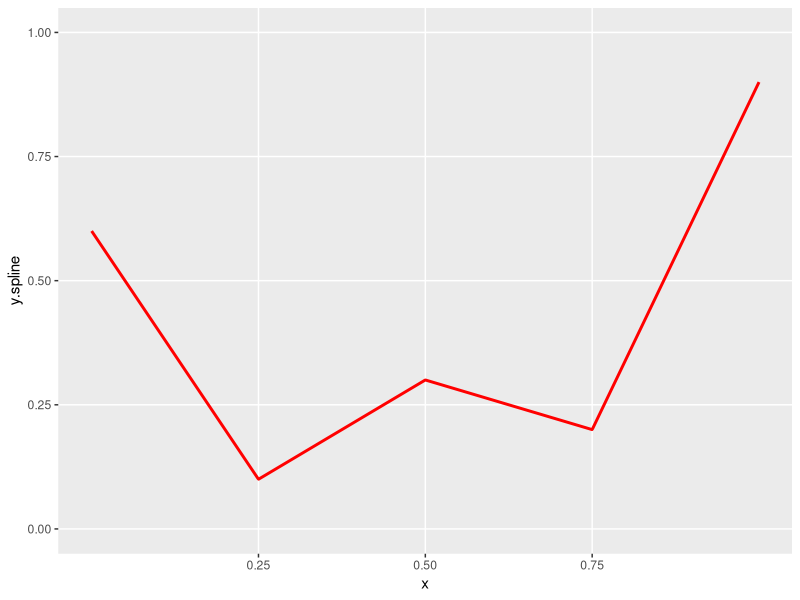
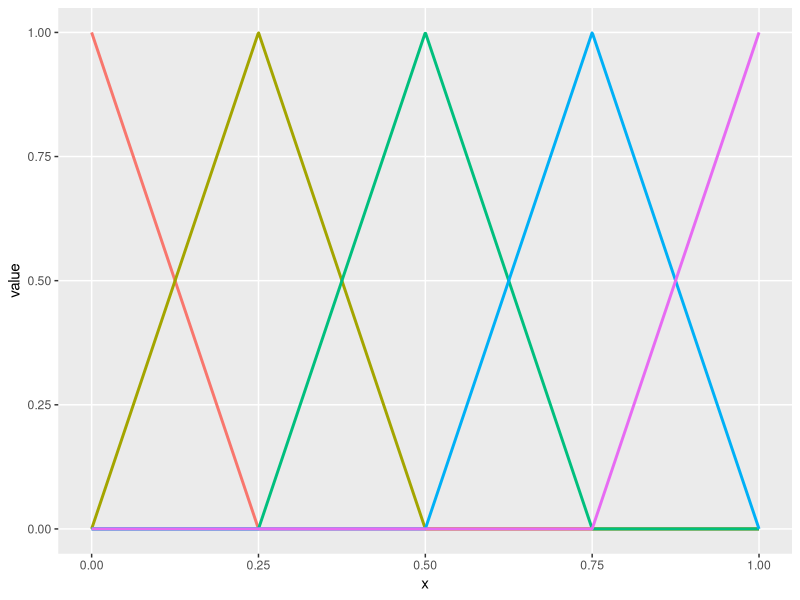
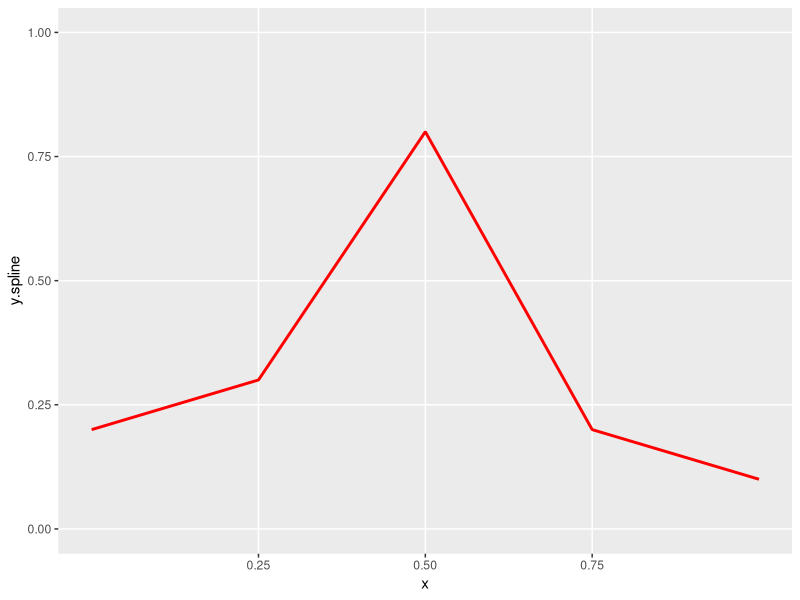
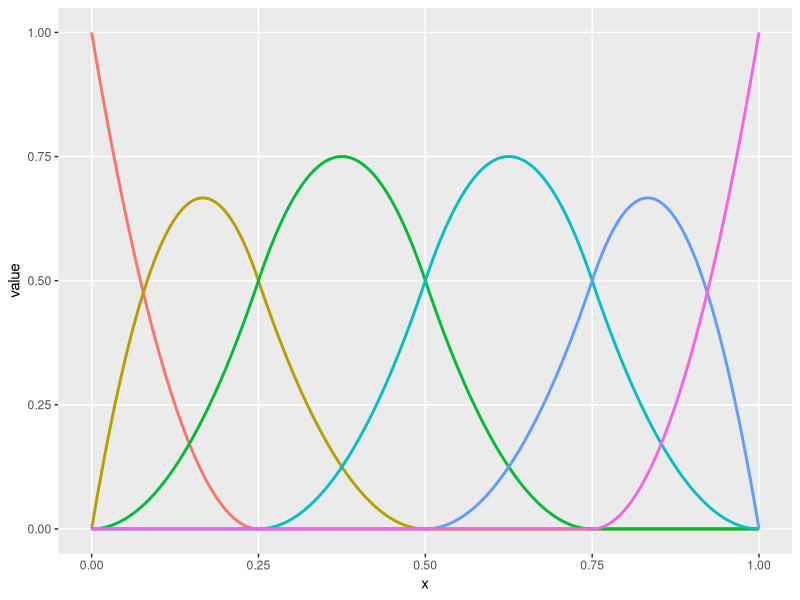
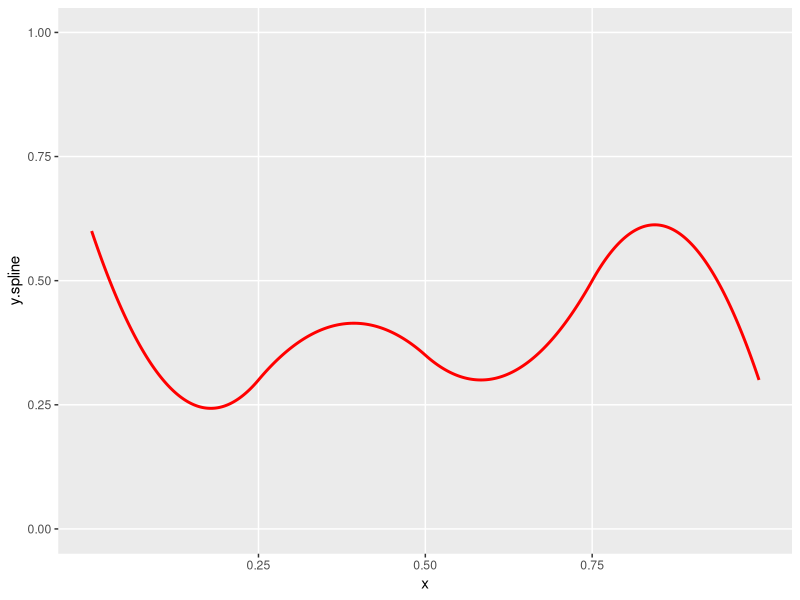
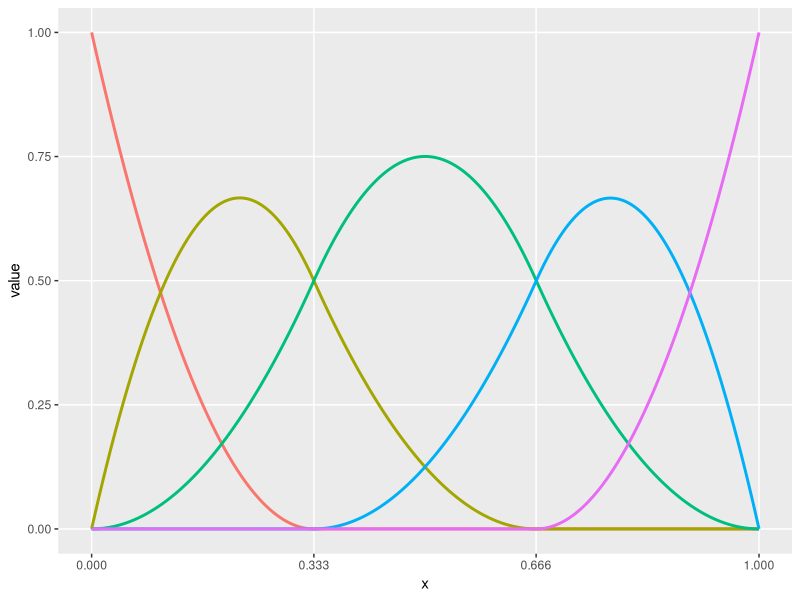
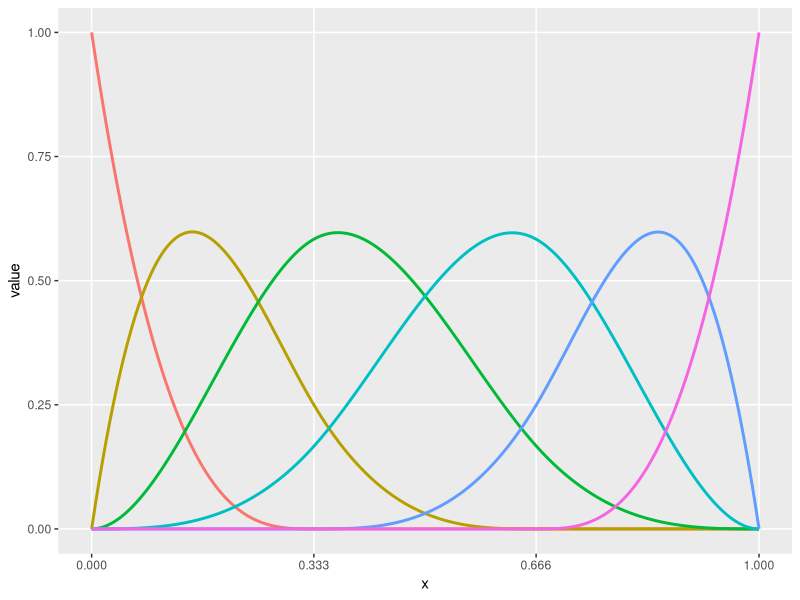
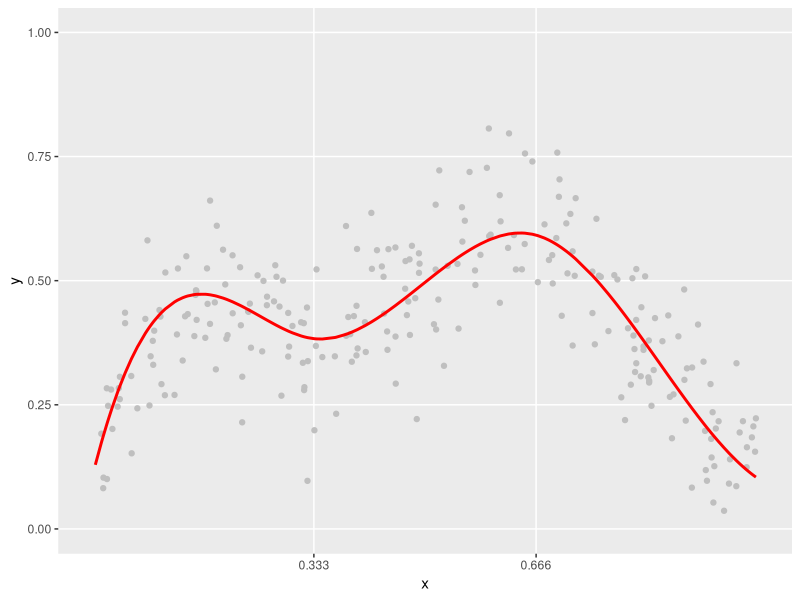

Recreate these plots in R, in order.
library(splines)
library(data.table)
library(ggplot2)
library(broom)

genSpline <- function(x, knots, degree, theta, intercept=TRUE) {
  
  basis <- bs(x = x, knots = knots, degree = degree,
              Boundary.knots = c(0,1), intercept = intercept)
  
  y.spline <- basis %*% theta
  
  dt <- data.table(x, y.spline = as.vector(y.spline))
  
  return(list(dt = dt, basis = basis, knots = knots))
  
}
plot.basis <- function(basisdata) {
  
  dtbasis <- as.data.table(basisdata$basis)
  dtbasis[, x := seq(0, 1, length.out = .N)]
  dtmelt <- melt(data = dtbasis, id = "x", 
                 variable.name = "basis", variable.factor = TRUE)
  
  ggplot(data=dtmelt, aes(x=x, y=value, group = basis)) +
    geom_line(aes(color=basis), size = 1) +
    theme(legend.position = "none") +
    scale_x_continuous(limits = c(0, 1), 
                       breaks = c(0, basisdata$knots, 1)) +
    theme(panel.grid.minor = element_blank())
}

plot.spline <- function(basisdata, points = FALSE) {
  
  p <- ggplot(data = basisdata$dt)
  
  if (points) p <- p + geom_point(aes(x=x, y = y), color = "grey75")  
  
  p <- p + 
    geom_line(aes(x = x, y = y.spline), color = "red", size = 1) +
    scale_y_continuous(limits = c(0, 1)) +
    scale_x_continuous(limits = c(0, 1), breaks = knots) +
    theme(panel.grid.minor = element_blank())
  
  return(p)
  
}

x <- seq(0, 1, length.out = 1000)

knots <- c(0.25, 0.5, 0.75)
theta = c(0.6, 0.1, 0.3, 0.2, 0.9)

sdata <- genSpline(x, knots, 1, theta)
plot.spline(sdata)

theta = c(0.2, 0.3, 0.8, 0.2, 0.1)
sdata <- genSpline(x, knots, 1, theta)

plot.basis(sdata)
plot.spline(sdata)
knots <- c(0.25, 0.5, 0.75)
theta = c(0.6, 0.1, 0.5, 0.2, 0.8, 0.3)

sdata <- genSpline(x, knots, 2, theta)

plot.basis(sdata)
plot.spline(sdata)
knots <- c(0.333, 0.666)
theta = c(0.2, 0.4, 0.1, 0.9, 0.6)

sdata <- genSpline(x, knots, 2, theta)
plot.basis(sdata)
knots <- c(0.333, 0.666)
theta = c(0.1, 0.7, 0.1, 0.9, 0.2, 0.1)
sdata <- genSpline(x, knots, 3, theta)
plot.basis(sdata)
set.seed(5)
x <- runif(250)
sdata <- genSpline(x, knots, 3, theta)

sdata$dt[,  y := rnorm(.N, y.spline, 0.1)]

plot.spline(sdata, points = TRUE)


#knots <- c(0.1,0.2,0.3,0.4,0.5,0.6,0.7,0.8,0.9)
knots <- c(0.25,0.5,0.75)
degree <- 3
nKnots <- length(knots) + degree + 1
theta <- runif(nKnots)
x <- seq(0,1,by=0.01)
dat <- genSpline(x, knots, degree, theta)
plot.spline(dat)
